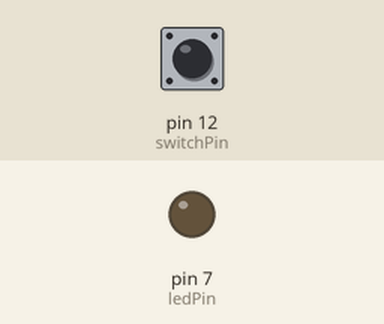
Bench run of a sketch on a simulated Arduino Uno, built with avr-gcc and run on an emulated ATmega328P. Parts: output pins drawn as LEDs (lit = HIGH). The test bench sets the inputs (shaded band); at power-on: pin 12 (switchPin) HIGH.

Above: at 0.1 s.
At 1.1 s:
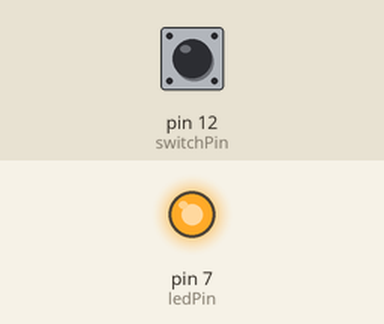
Timing chart, 0 to 2.6 s (numbered marks = the images above):
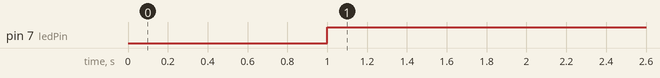

The sketch:

Assignment6.ino
```cpp
//Dimitrios Nikitopoulos ASSIGNMENT 6
int ledPin = 7;       //sets value of pin to 7
int switchPin = 12;     //sets value of pin to 12
void setup() {
  pinMode(ledPin, OUTPUT);    //sets digital pin as Output
  pinMode(switchPin, INPUT_PULLUP);   //sets analog pin as Input
}

void loop() {               //code runs over and over again
  int switchState = digitalRead(switchPin); //Reads in voltage
  if (switchState) {        //if not connected to ground
    delay(1000);
    digitalWrite(ledPin, HIGH); //turn on light
  }
  else {                        //if connected to ground
    delay(2000);
    digitalWrite(ledPin, LOW);  //turn light off

  }

}
```

Measured:
- by itself, pin 7 (ledPin): LOW → HIGH at 1.0 s
